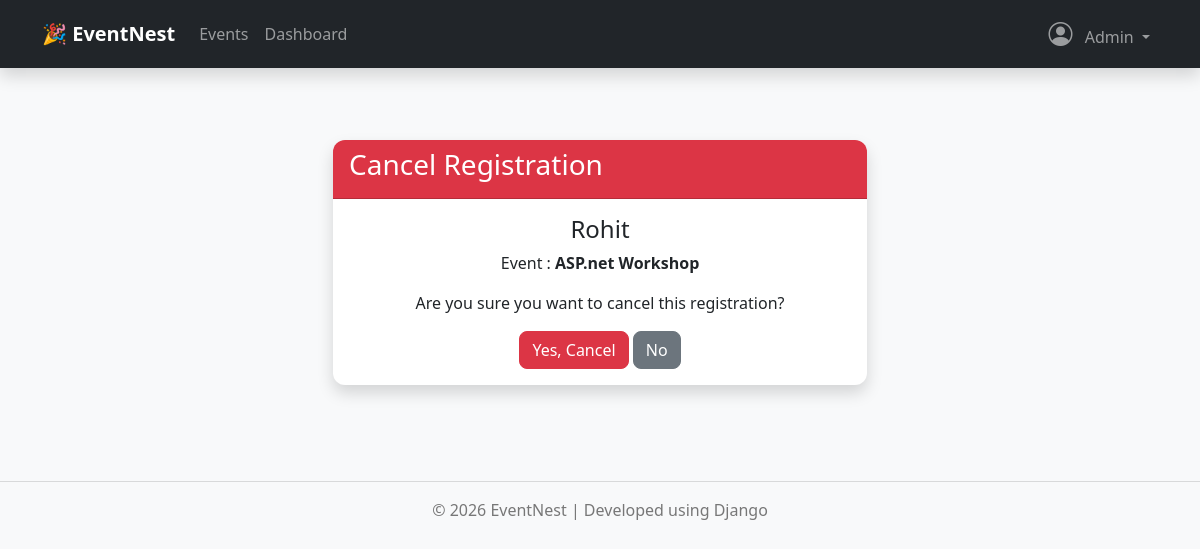
The page /registrations/cancel/6/ (signed in) on the database its author committed.
### accounts/models.py (models this page shows, shortened)
class User(AbstractUser):
    ROLE_CHOICES = [
        ('ADMIN', 'Admin'),
        ('FACULTY', 'Faculty'),
        ('STUDENT', 'Student'),
    ]
    phone = models.CharField(max_length=15, blank=True)
    department = models.CharField(max_length=100, blank=True)
    role = models.CharField(
        max_length=20,
        choices=ROLE_CHOICES,
        default='STUDENT'
    )
    profile_image = models.ImageField(
        upload_to='profile_images/',
        blank=True,
        null=True
    )
    created_at = models.DateTimeField(auto_now_add=True)
    updated_at = models.DateTimeField(auto_now=True)

### registrations/models.py (models this page shows, shortened)
class Registration(models.Model):
    STATUS_CHOICES = [
        ("Pending", "Pending"),
        ("Confirmed", "Confirmed"),
        ("Cancelled", "Cancelled"),
    ]
    YEAR_CHOICES = [
        ("FY", "FY"),
        ("SY", "SY"),
        ("TY", "TY"),
        ("Final", "Final"),
    ]
    event = models.ForeignKey(
        Event,
        on_delete=models.CASCADE,
        related_name="registrations"
    )
    full_name = models.CharField(max_length=150)
    email = models.EmailField()
    phone = models.CharField(max_length=15)
    college = models.CharField(max_length=200)
    department = models.CharField(max_length=100)
    year = models.CharField(
        max_length=20,
        choices=YEAR_CHOICES
    )
    registration_date = models.DateTimeField(auto_now_add=True)
    status = models.CharField(
        max_length=20,
        choices=STATUS_CHOICES,
        default="Pending"
    )
    class Meta:
        ordering = ["-registration_date"]
        constraints = [
            models.UniqueConstraint(
                fields=["event", "email"],
                name="unique_event_registration"
            )
        ]

### events/models.py (models this page shows, shortened)
class Event(models.Model):
    CATEGORY_CHOICES = [
        ("Workshop", "Workshop"),
        ("Seminar", "Seminar"),
        ("Hackathon", "Hackathon"),
        ("Competition", "Competition"),
        ("Webinar", "Webinar"),
    ]
    title = models.CharField(
        max_length=200
    )
    description = models.TextField()
    category = models.CharField(
        max_length=50,
        choices=CATEGORY_CHOICES,
        default="Workshop"
    )
    organizer = models.CharField(
        max_length=150
    )
    venue = models.CharField(
        max_length=150
    )
    event_date = models.DateField()
    registration_deadline = models.DateField(
        default=date.today
    )
    start_time = models.TimeField()
    end_time = models.TimeField()
    total_seats = models.PositiveIntegerField(
        default=0
    )
    available_seats = models.PositiveIntegerField(
        default=0
    )
    event_banner = models.ImageField(
        upload_to="events/",
        blank=True,
        null=True
    )
    status = models.BooleanField(
        default=True,
        help_text="True = Active, False = Inactive"
    )
    created_at = models.DateTimeField(
        auto_now_add=True
    )
    updated_at = models.DateTimeField(
        auto_now=True
    )
    class Meta:
        ordering = ["event_date", "start_time"]
        verbose_name = "Event"
        verbose_name_plural = "Events"

### registrations/views.py (the view, shortened to what this page needs)
def cancel_registration(request, id):
    registration = get_object_or_404(
        Registration,
        id=id
    )
    return render(
        request,
        "registrations/cancel_registration.html",
        {
            "registration": registration
        }
    )

### templates/registrations/cancel_registration.html (shortened to what this page needs)
{% extends "base.html" %}
{% block content %}
<div class="container py-5">
<div class="row justify-content-center">
<div class="col-md-6">
<div class="card shadow border-0">
<div class="card-header bg-danger text-white">
<h3>
Cancel Registration
</h3>
</div>
<div class="card-body text-center">
<h4>
{{ registration.full_name }}
</h4>
<p>
Event :
<strong>
{{ registration.event.title }}
</strong>
</p>
<p>
Are you sure you want to cancel this registration?
</p>
<form method="POST">
<button class="btn btn-danger">
Yes, Cancel
</button>
<a href="{% url 'registration_detail' registration.id %}"
class="btn btn-secondary">
No
</a>
</form>
</div>
</div>
</div>
</div>
</div>
{% endblock %}

### templates/base.html (shortened to what this page needs)
<!DOCTYPE html>
<html lang="en">
<link rel="stylesheet"
href="https://cdn.jsdelivr.net/npm/bootstrap-icons@1.11.3/font/bootstrap-icons.min.css">
<head>
    {% load static %}
    <link href="https://cdn.jsdelivr.net/npm/bootstrap@5.3.7/dist/css/bootstrap.min.css" rel="stylesheet">
    <link rel="stylesheet" href="{% static 'css/style.css' %}">
</head>
<body>
<nav class="navbar navbar-expand-lg navbar-dark bg-dark shadow">
    <div class="container">
        <a class="navbar-brand fw-bold"
           href="{% url 'home' %}">
            🎉 EventNest
        </a>
        <div class="collapse navbar-collapse"
             id="navbar">
            <ul class="navbar-nav me-auto">
                <li class="nav-item">
                    <a class="nav-link"
                       href="{% url 'event_list' %}">
                        Events
                    </a>
                </li>
                {% if user.is_authenticated %}
                <li class="nav-item">
                    <a class="nav-link"
                       href="{% url 'dashboard' %}">
                        Dashboard
                    </a>
                </li>
                {% endif %}
            </ul>
            <ul class="navbar-nav">
                {% if user.is_authenticated %}
                <li class="nav-item dropdown">
                    <a class="nav-link dropdown-toggle"
                       href="#"
                       data-bs-toggle="dropdown">
                        {% if user.profile_image %}
                        <img src="{{ user.profile_image.url }}"
                             width="35"
                             height="35"
                             class="rounded-circle me-2"
                             style="object-fit:cover;">
                        {% else %}
                        <i class="bi bi-person-circle fs-4 me-2"></i>
                        {% endif %}
                        {{ user.username }}
                    </a>
                </li>
                {% endif %}
            </ul>
        </div>
    </div>
</nav>
<div class="container mt-4">
    {% block content %}
    {% endblock %}
</div>
<footer class="text-center mt-5 mb-3">
    <hr>
    <p>© 2026 EventNest | Developed using Django</p>
</footer>
</body>
</html>

### static/css/style.css (style rules this page uses)
body { background:#f8f9fa; }
.card { border:none; border-radius:12px; }
.card-header { border-radius:12px 12px 0 0 !important; }
.btn { border-radius:8px; }
footer { color:#777; }

### rows shown on the page
User: username "Admin"
Registration: full_name "Rohit", event "ASP.net Workshop"
